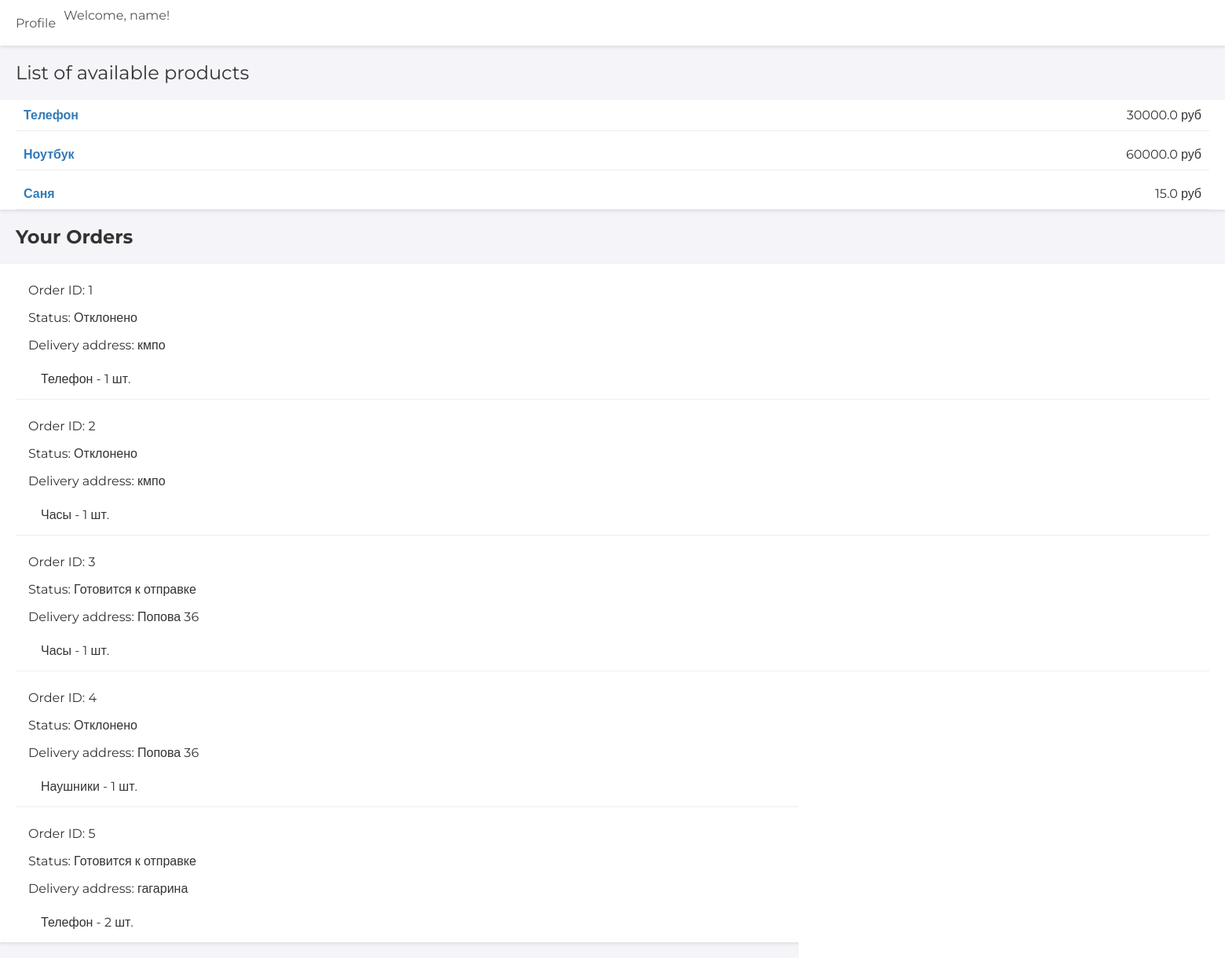
Screenshot of / (signed in) with the database file from the repository.
### app.py (models this page shows)
class User(UserMixin, db.Model):
    id = db.Column(db.Integer, primary_key=True)
    username = db.Column(db.String(15), unique=True, nullable=False)
    password = db.Column(db.String(80), nullable=False)
    role = db.Column(db.String(10), default='user')  # "user" или "admin"

class Product(db.Model):
    id = db.Column(db.Integer, primary_key=True)
    name = db.Column(db.String(100), nullable=False)
    price = db.Column(db.Float, nullable=False)
    quantity = db.Column(db.Integer, nullable=False)  # Количество товара на складе
    comment = db.Column(db.String(200))  # Описание или комментарий к товару

class Order(db.Model):
    id = db.Column(db.Integer, primary_key=True)
    user_id = db.Column(db.Integer, db.ForeignKey('user.id'), nullable=False)  # Внешний ключ на пользователя
    user = db.relationship('User', backref='orders')  # Связь с пользователем
    status = db.Column(db.String(50), default='Ожидает подтверждения')  # Статус заказа
    address = db.Column(db.String(200), nullable=False)  # Адрес доставки
    items = db.relationship('OrderItem', backref='order', lazy=True)

class OrderItem(db.Model):
    id = db.Column(db.Integer, primary_key=True)
    order_id = db.Column(db.Integer, db.ForeignKey('order.id'), nullable=False)
    product_id = db.Column(db.Integer, db.ForeignKey('product.id'), nullable=False)
    product_name = db.Column(db.String(100), nullable=False)
    quantity = db.Column(db.Integer, nullable=False)

### app.py (the view)
@app.route('/')
@login_required
def index():
    if current_user.role == 'admin':
        orders = Order.query.all()  # Админ видит все заказы
        products = Product.query.all()  # Админ видит все товары
        return render_template('admin_orders.html', orders=orders, products=products)
    else:
        orders = Order.query.filter_by(user_id=current_user.id).all()  # Пользователь видит свои заказы
        products = Product.query.all()
        return render_template('index.html', orders=orders, products=products)

### app.py (called while the page is built)
@login_manager.user_loader
def load_user(user_id):
    return User.query.get(int(user_id))

### templates/index.html (shortened to what this page needs)
<!DOCTYPE html>
<html lang="en">
<head>
</head>
<body>
    <div class="background">
        <div class="nav">
            <div class="global-float">
                <p class="profile-txt">Profile</p>
                <div class="user-block">
                    <p class="profile-txt-two">Welcome, {{ current_user.username }}! <a class="logout" href="{{ url_for('logout') }}">Logout</a></p>
                </div>
            </div>
        </div>
        <p class="profile-txt-three">List of available products</p>
        <div class="product-list">
            <div class="nav-orders">
                {% for product in products %}
                <p class="orders-items">
                    <a href="{{ url_for('order_product', product_id=product.id) }}">{{ product.name }}</a>
                    <span style="float:right;">{{ product.price }} руб</span>
                </p>
                {% endfor %}
            </div>
        </div>
        <h2>Your Orders</h2>
        <div class="product-list">
            <ul id="orders-list">
                {% for order in orders %}
                <li>
                    <p>Order ID: {{ order.id }}</p>
                    <p>Status: {{ order.status }}</p>
                    <p>Delivery address: {{ order.address }}</p>
                    <ul>
                        {% for item in order.items %}
                        <li>{{ item.product_name }} - {{ item.quantity }} шт.</li>
                        {% endfor %}
                    </ul>
                </li>
                {% endfor %}
            </ul>
        </div>
    </div>
</body>
</html>

### templates/index.html (style rules this page uses)
body { font-family: 'Montserrat', sans-serif; margin: 0; padding: 0; background-color: #f4f4f9; color: #333; }
.nav { background-color: #ffffff; padding: 10px 20px; display: flex; justify-content: space-between; align-items: center; box-shadow: 0 2px 4px rgba(0,0,0,0.1); }
.global-float { display: flex; align-items: center; }
.profile-txt, .profile-txt-two, .profile-txt-three { margin: 0; padding: 0; color: #555; }
.user-block { margin-left: 10px; }
.profile-txt-three { margin: 20px; font-size: 24px; color: #333; }
.product-list { padding: 0 20px; background: #fff; box-shadow: 0 2px 4px rgba(0,0,0,0.1); margin-bottom: 20px; }
.nav-orders p { margin: 10px 0; padding: 10px; border-bottom: 1px solid #eee; }
.nav-orders a { text-decoration: none; color: #337ab7; font-weight: bold; }
h2 { margin-left: 20px; color: #333; }
ul { list-style-type: none; padding: 0; }
li { padding: 8px 16px; border-bottom: 1px solid #eee; }
li:last-child { border-bottom: none; }

### rows the page displays
User: username "name"
Product: name "Телефон", price "30000.0"
Product: name "Ноутбук", price "60000.0"
Product: name "Саня", price "15.0"
Order: id "1", status "Отклонено", address "кмпо"
OrderItem: product_name "Телефон", quantity "1"
Order: id "2", status "Отклонено", address "кмпо"
OrderItem: product_name "Часы", quantity "1"
Order: id "3", status "Готовится к отправке", address "Попова 36"
OrderItem: product_name "Часы", quantity "1"
Order: id "4", status "Отклонено", address "Попова 36"
OrderItem: product_name "Наушники", quantity "1"
Order: id "5", status "Готовится к отправке", address "гагарина"
OrderItem: product_name "Телефон", quantity "2"
